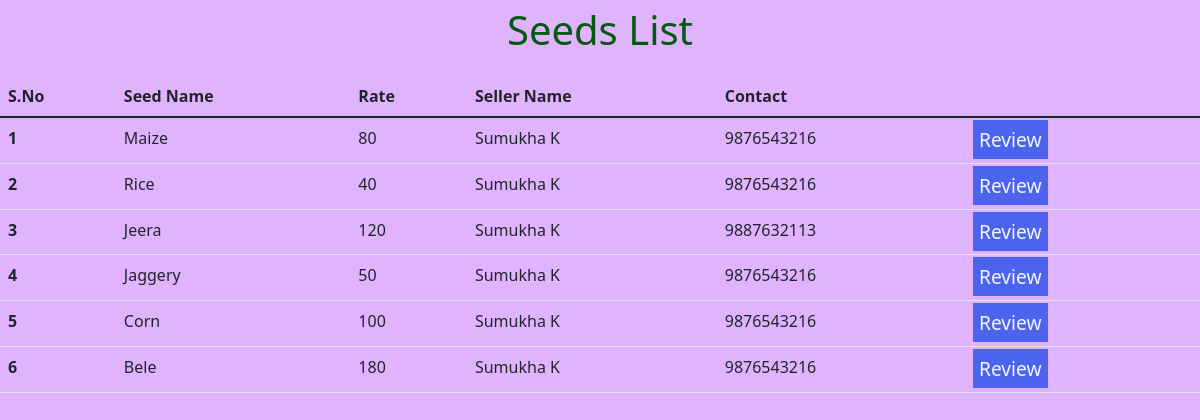
Page /b_display.php (signed in) on the committed database.
### tables this page shows
CREATE TABLE `cropdb` (
  `c_id` int(15) NOT NULL,
  `c_name` varchar(20) NOT NULL,
  `rate` int(30) NOT NULL,
  `f_name` varchar(50) NOT NULL,
  `f_contact` varchar(10) NOT NULL
);

### b_display.php (the view, shortened to what this page needs)
<?php
$server = "localhost";
$username = "root";
$password = "";
$database = "agromanagement";
$con = mysqli_connect($server,$username,$password,$database);
?>
<!doctype html>
<html lang="en">
  <head>
    <link href="https://cdn.jsdelivr.net/npm/bootstrap@5.1.3/dist/css/bootstrap.min.css" rel="stylesheet">
  </head>
  <body>
  <p id = "ha">Seeds List</p>
<table class="table" id = "myTable2">
  <thead>
    <tr>
      <th scope="col">S.No</th>
      <th scope="col">Seed Name</th>
      <th scope="col">Rate</th>
      <th scope="col">Seller Name</th>
      <th scope="col">Contact</th>
    </tr>
  </thead>
  <tbody>
  <?php
        $sql1 = "SELECT * FROM `cropdb` ";
    $result = mysqli_query($con,$sql1);
    $sno = 0;
    while($row = mysqli_fetch_assoc($result)){
      $sno = $sno+1;
    echo " <tr>
      <th scope='row'>".$sno."</th>
      <td>".$row['c_name']."</td>
      <td>".$row['rate']."</td>
      <td>".$row['f_name']."</td>
      <td>".$row['f_contact']."</td>
      <td>
      <a href ='addreview.php?id= ".$row['f_name']."' class = 'ref'>Review</a>
      </td>
    </tr>";
    }
?>
  </body>
</html>

### b_display.php (style rules this page uses)
.ref { background-color: rgba(19, 69, 231, 0.719); text-decoration: none; padding : 6px; margin :10px; font-size: 1.2em; color: aliceblue; }
#ha { font-size: 40px; color: rgb(3, 90, 15); text-align: center; }
body { background-color: #e0b3ff; }

### rows in the picture
cropdb: c_name "Maize", rate "80", f_name "Sumukha K", f_contact "9876543216"
cropdb: c_name "Rice", rate "40", f_name "Sumukha K", f_contact "9876543216"
cropdb: c_name "Jeera", rate "120", f_name "Sumukha K", f_contact "9887632113"
cropdb: c_name "Jaggery", rate "50", f_name "Sumukha K", f_contact "9876543216"
cropdb: c_name "Corn", rate "100", f_name "Sumukha K", f_contact "9876543216"
cropdb: c_name "Bele", rate "180", f_name "Sumukha K", f_contact "9876543216"
